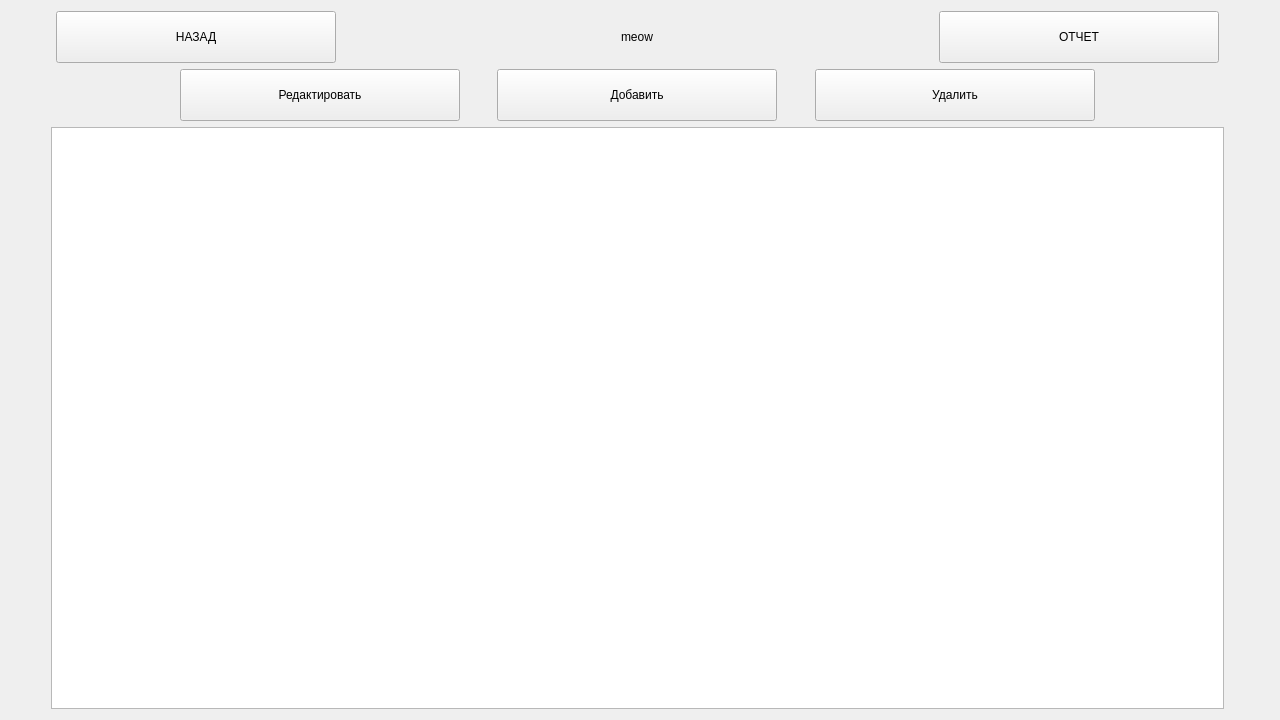
<?xml version="1.0" encoding="UTF-8"?>
<ui version="4.0">
 <class>SettingsPage</class>
 <widget class="QWidget" name="SettingsPage">
  <property name="geometry">
   <rect>
    <x>0</x>
    <y>0</y>
    <width>1280</width>
    <height>720</height>
   </rect>
  </property>
  <property name="minimumSize">
   <size>
    <width>0</width>
    <height>0</height>
   </size>
  </property>
  <property name="maximumSize">
   <size>
    <width>16777215</width>
    <height>16777215</height>
   </size>
  </property>
  <property name="windowTitle">
   <string>Настройки | ECO TAXI</string>
  </property>
  <layout class="QVBoxLayout" name="verticalLayout" stretch="1,1,6">
   <property name="leftMargin">
    <number>6</number>
   </property>
   <item>
    <layout class="QHBoxLayout" name="horizontalLayout">
     <property name="spacing">
      <number>7</number>
     </property>
     <property name="leftMargin">
      <number>50</number>
     </property>
     <property name="rightMargin">
      <number>50</number>
     </property>
     <item>
      <widget class="QPushButton" name="BackButton">
       <property name="minimumSize">
        <size>
         <width>0</width>
         <height>52</height>
        </size>
       </property>
       <property name="maximumSize">
        <size>
         <width>280</width>
         <height>16777215</height>
        </size>
       </property>
       <property name="text">
        <string>НАЗАД</string>
       </property>
      </widget>
     </item>
     <item alignment="Qt::AlignHCenter|Qt::AlignVCenter">
      <widget class="QLabel" name="EcoTaxi">
       <property name="text">
        <string>meow</string>
       </property>
      </widget>
     </item>
     <item>
      <widget class="QPushButton" name="ReportButton">
       <property name="minimumSize">
        <size>
         <width>0</width>
         <height>52</height>
        </size>
       </property>
       <property name="maximumSize">
        <size>
         <width>280</width>
         <height>16777215</height>
        </size>
       </property>
       <property name="text">
        <string>ОТЧЕТ</string>
       </property>
      </widget>
     </item>
    </layout>
   </item>
   <item>
    <layout class="QHBoxLayout" name="horizontalLayout_2">
     <property name="spacing">
      <number>0</number>
     </property>
     <property name="leftMargin">
      <number>100</number>
     </property>
     <property name="rightMargin">
      <number>100</number>
     </property>
     <item alignment="Qt::AlignRight">
      <widget class="QPushButton" name="EditButton">
       <property name="minimumSize">
        <size>
         <width>280</width>
         <height>52</height>
        </size>
       </property>
       <property name="text">
        <string>Редактировать</string>
       </property>
      </widget>
     </item>
     <item alignment="Qt::AlignHCenter">
      <widget class="QPushButton" name="AddButton">
       <property name="minimumSize">
        <size>
         <width>280</width>
         <height>52</height>
        </size>
       </property>
       <property name="text">
        <string>Добавить</string>
       </property>
      </widget>
     </item>
     <item alignment="Qt::AlignLeft">
      <widget class="QPushButton" name="DeleteButton">
       <property name="minimumSize">
        <size>
         <width>280</width>
         <height>52</height>
        </size>
       </property>
       <property name="text">
        <string>Удалить</string>
       </property>
      </widget>
     </item>
    </layout>
   </item>
   <item>
    <layout class="QHBoxLayout" name="horizontalLayout_3">
     <property name="leftMargin">
      <number>45</number>
     </property>
     <property name="rightMargin">
      <number>45</number>
     </property>
     <item>
      <widget class="QTableView" name="tableView">
       <property name="maximumSize">
        <size>
         <width>16777215</width>
         <height>16777215</height>
        </size>
       </property>
       <property name="sizeAdjustPolicy">
        <enum>QAbstractScrollArea::AdjustToContents</enum>
       </property>
       <property name="editTriggers">
        <set>QAbstractItemView::NoEditTriggers</set>
       </property>
       <property name="dragEnabled">
        <bool>false</bool>
       </property>
       <property name="selectionMode">
        <enum>QAbstractItemView::SingleSelection</enum>
       </property>
       <property name="selectionBehavior">
        <enum>QAbstractItemView::SelectRows</enum>
       </property>
       <property name="gridStyle">
        <enum>Qt::SolidLine</enum>
       </property>
       <property name="sortingEnabled">
        <bool>true</bool>
       </property>
       <property name="wordWrap">
        <bool>true</bool>
       </property>
       <attribute name="horizontalHeaderCascadingSectionResizes">
        <bool>false</bool>
       </attribute>
       <attribute name="verticalHeaderVisible">
        <bool>true</bool>
       </attribute>
      </widget>
     </item>
    </layout>
   </item>
  </layout>
 </widget>
 <resources/>
 <connections/>
</ui>
